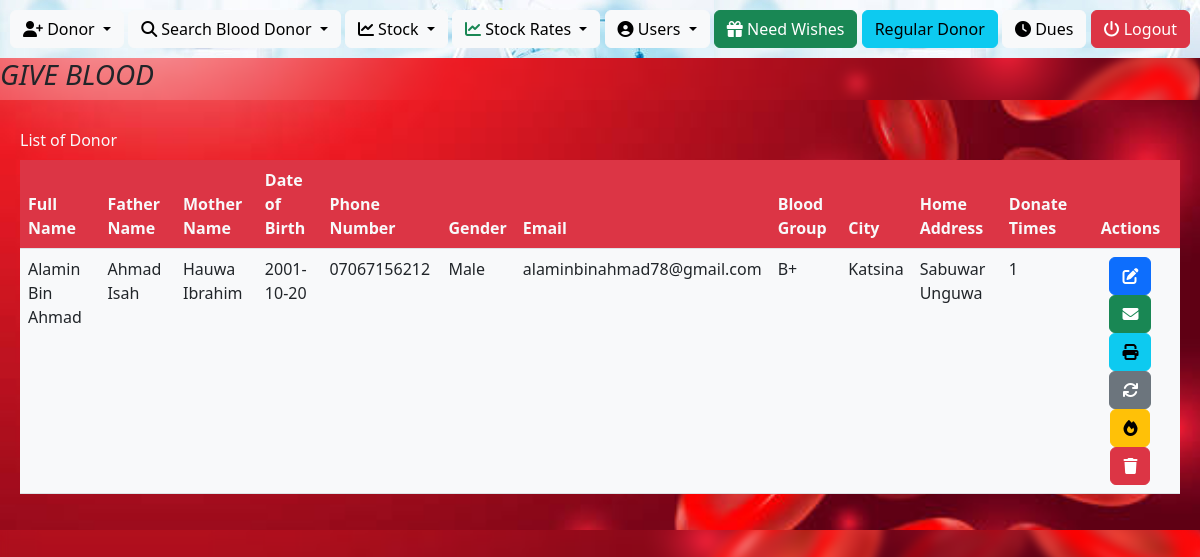
The page /due-date on the database its author committed.
### bb/models.py (models this page shows, shortened)
class NewDonor(models.Model):
    full_name = models.CharField(max_length=50, blank=True)
    father_name = models.CharField(max_length=50, blank=True)
    mother_name = models.CharField(max_length=50, blank=True)
    dob = models.CharField(max_length=50, blank=True)
    pnumber = models.CharField(max_length=50, blank=True)
    gender  = models.CharField(max_length=50, blank=True)
    email  = models.CharField(max_length=50, blank=True)
    blood_group  = models.CharField(max_length=50, blank=True)
    city  = models.CharField(max_length=50, blank=True)
    home_address  = models.CharField(max_length=1000, blank=True)
    nationality  = models.CharField(max_length=1000, blank=True)
    marital  = models.CharField(max_length=1000, blank=True)
    state_of_origin  = models.CharField(max_length=1000, blank=True)
    lga  = models.CharField(max_length=1000, blank=True)
    question  = models.CharField(max_length=1000, blank=True)
    birthday_check  = models.CharField(max_length=50, blank=True)
    due_date  = models.CharField(max_length=50, blank=True)
    date  = models.CharField(max_length=50, blank=True)
    count  = models.IntegerField(blank=True)

### bb/views.py (the view)
# urls.py: path('due-date', views.due_date, name="due-date"),
def due_date(request):
    due = f"{month}/{day}/{year}"
    donors = NewDonor.objects.filter(due_date=due)
    return render(request, 'due-date.html', {'donors':donors})

### templates/due-date.html (shortened to what this page needs)
<!DOCTYPE html>
<html lang="en">
<head>
    <link rel="stylesheet" href="../static/assest/vendor/bootstrap/css/bootstrap.min.css">
    <link rel="stylesheet" href="../static/assest/vendor/fontawesome-free/css/all.min.css">
    <link rel="stylesheet" href="../static/css/style.css">
</head>
<body>
    <main>
        <header>
            <div class="header-content">
                <div class="btn-group">
                    <button type="button" class="btn btn-light dropdown-toggle" data-bs-toggle="dropdown" aria-expanded="false">
                        <i class="fa fa-user-plus"></i> Donor
                    </button>
                </div>
                <div class="btn-group">
                    <button type="button" class="btn btn-light dropdown-toggle" data-bs-toggle="dropdown" aria-expanded="false">
                        <i class="fa fa-search"></i> Search Blood Donor
                    </button>
                </div>
                <div class="btn-group">
                    <button type="button" class="btn btn-light dropdown-toggle" data-bs-toggle="dropdown" aria-expanded="false">
                        <i class="fa fa-chart-line"></i> Stock
                    </button>
                </div>
                <div class="btn-group">
                    <button type="button" class="btn btn-light dropdown-toggle" data-bs-toggle="dropdown" aria-expanded="false">
                        <i class="fa fa-chart-line text-success"></i> Stock Rates
                    </button>
                </div>
                <div class="btn-group">
                    <button type="button" class="btn btn-light dropdown-toggle" data-bs-toggle="dropdown" aria-expanded="false">
                        <i class="fa fa-user-circle"></i> Users
                    </button>
                </div>
                <div class="btn-group">
                    <a href="/birthday" class="btn btn-success">
                        <i class="fa fa-gift"></i> Need Wishes
                    </a>
                </div>
                <div class="btn-group">
                    <a href="/regular-donor" class="btn btn-info">
                         Regular Donor
                    </a>
                </div>
                <div class="btn-group">
                    <a href="/due-date" class="btn btn-light">
                        <i class="fa fa-clock"></i> Dues
                    </a>
                </div>
                <div class="btn-group">
                    <a href="/logout" class="btn btn-danger">
                        <i class="fa fa-power-off"></i> Logout
                    </a>
                </div>
            </div>
        </header>
        <h3><i id="text"></i></h3>
        <section class="body">
            <div class="modal-body">
                <table class="table caption-top">
                    <caption class="text-light">List of Donor</caption>
                    <thead class="bg-danger text-light">
                    <tr>
                        <th scope="col">Full Name</th>
                        <th scope="col">Father Name</th>
                        <th scope="col">Mother Name</th>
                        <th scope="col">Date of Birth</th>
                        <th scope="col">Phone Number</th>
                        <th scope="col">Gender</th>
                        <th scope="col">Email</th>
                        <th scope="col">Blood Group</th>
                        <th scope="col">City</th>
                        <th scope="col">Home Address</th>
                        <th scope="col">Donate Times</th>
                        <th scope="col" class="text-center">Actions</th>
                    </tr>
                    </thead>
                    <tbody class="bg-light">
                    {% for donor in donors %}
                    <tr>
                        <td>{{donor.full_name}}</td>
                        <td>{{donor.father_name}}</td>
                        <td>{{donor.mother_name}}</td>
                        <td>{{donor.dob}}</td>
                        <td>{{donor.pnumber}}</td>
                        <td>{{donor.gender}}</td>
                        <td>{{donor.email}}</td>
                        <td>{{donor.blood_group}}</td>
                        <td>{{donor.city}}</td>
                        <td>{{donor.home_address}}</td>
                        <td>{{donor.count}}</td>
                        <td class="text-center">
                            <a href="/try-updating-donor/{{donor.id}}" class="btn btn-primary"><i class="fa fa-edit"></i></a>
                            <a href="/try-sending-email/{{donor.id}}" class="btn btn-success"><i class="fa fa-envelope"></i></a>
                            <a href="/donor-details/{{donor.id}}" class="btn btn-info"><i class="fa fa-print"></i></a>
                            <a href="/reset/{{donor.id}}" class="btn btn-secondary"><i class="fa fa-refresh"></i></a>
                            <a href="/donate/{{donor.id}}" class="btn btn-warning"><i class="fa fa-fire"></i></a>
                            <a href="/request-for-delete-donor/{{donor.id}}" class="btn btn-danger"><i class="fa fa-trash"></i></a>
                        </td>
                    </tr>
                    {% endfor %}
                    </tbody>
                </table>
            </div>
        </section>
    </main>
</body>
</html>

### static/css/style.css (style rules this page uses)
body { background: url(../img/bloodbg-2.jpg); background-repeat: no-repeat; background-size: cover; background-position: center; height: 100vh; }
main { backdrop-filter: blur(5px); height: 100vh; }
header { background: url(../img/bloodbg-1.jpg); padding: 10px; }
.modal-body { background: url(../img/bloodbg-2.jpg); background-size: cover; background-position: center; background-repeat: no-repeat; padding: 20px; }

### rows shown on the page
NewDonor: full_name "Alamin Bin Ahmad", father_name "Ahmad Isah", mother_name "Hauwa Ibrahim", dob "2001-10-20", pnumber "07067156212", gender "Male", email "alaminbinahmad78@gmail.com", blood_group "B+", city "Katsina", home_address "Sabuwar Unguwa", count "1"
